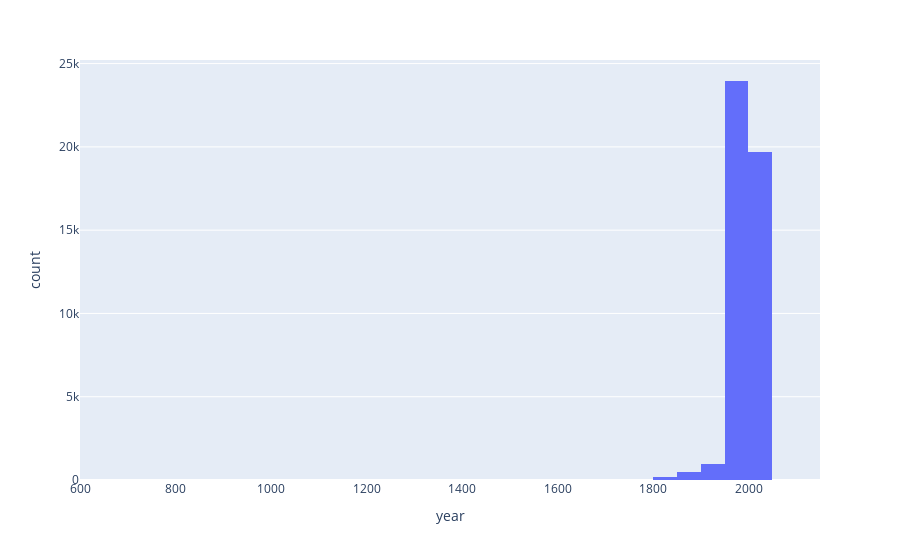

Here is the notebook cell this chart was saved with:
### Code cell
filtered_df = df[df['year'] != 0]

# Tworzymy histogram dla przefiltrowanej ramki danych
fig = px.histogram(filtered_df, x='year', nbins=50)
fig.show()

### Figure 1 — Plotly figure (JSON) as saved in the notebook; plotly's stock layout.template omitted (floating-point values rounded to 4 significant figures; data arrays with more than 128 entries replaced by an {"elided": "..."} marker saying what was removed)
{"data": [{"alignmentgroup": "True", "bingroup": "x", "hovertemplate": "year=%{x}<br>count=%{y}<extra></extra>", "legendgroup": "", "marker": {"color": "#636efa", "pattern": {"shape": ""}}, "name": "", "nbinsx": 50, "offsetgroup": "", "orientation": "v", "showlegend": false, "type": "histogram", "x": {"elided": "45311 int values"}, "xaxis": "x", "yaxis": "y"}], "layout": {"barmode": "relative", "legend": {"tracegroupgap": 0}, "margin": {"t": 60}, "xaxis": {"anchor": "y", "domain": [0, 1], "title": {"text": "year"}}, "yaxis": {"anchor": "x", "domain": [0, 1], "title": {"text": "count"}}}}
